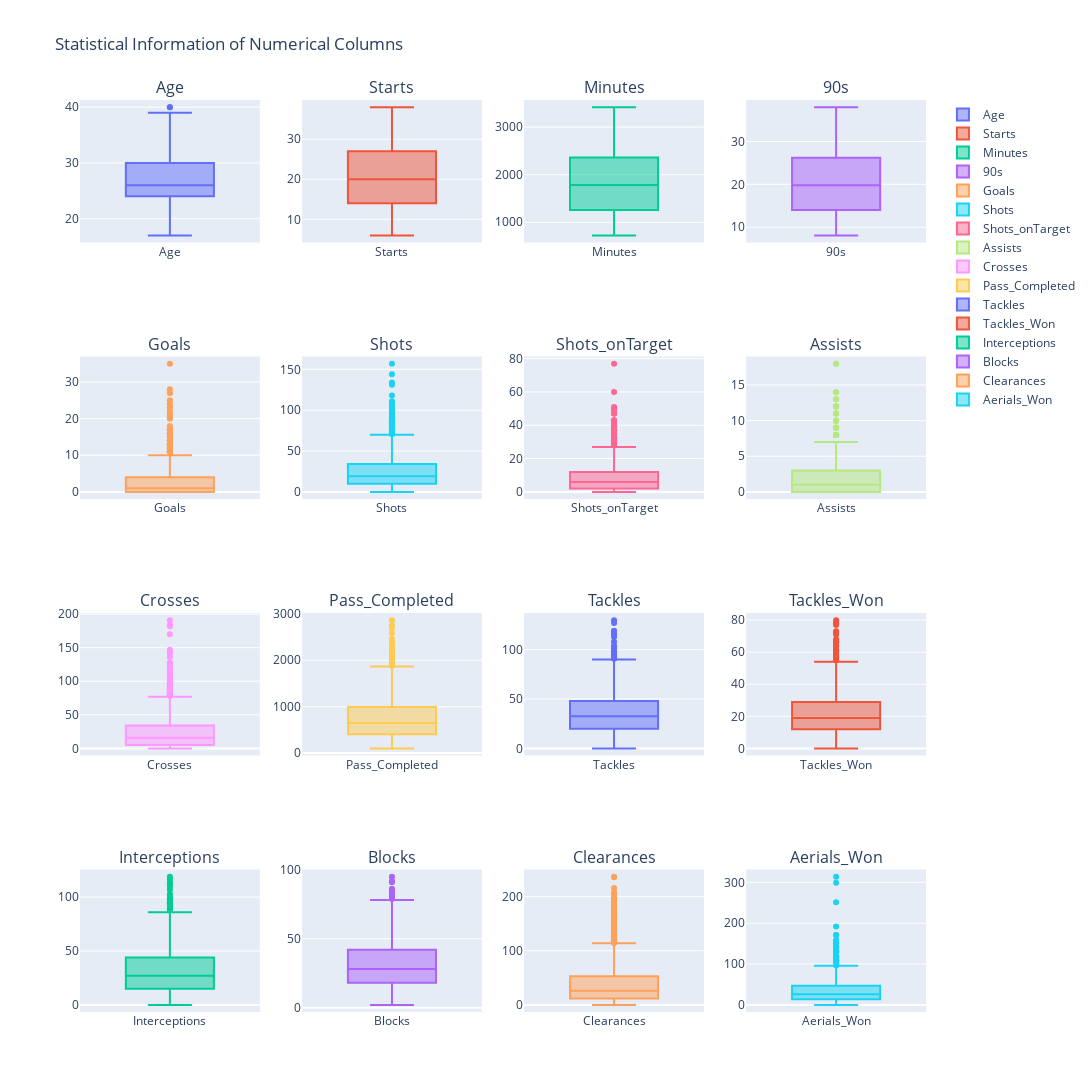

The notebook cell this image was saved under:
### Code cell
# Assuming 'players_df' is your DataFrame and 'numerical_col' contains your numerical columns
rows = 4  # Number of rows for subplots
cols = 4  # Number of columns for subplots

# Create a subplot figure
fig = make_subplots(rows=rows, cols=cols, subplot_titles=numerical_col)

# Loop through each numerical column and add a boxplot to the figure
for i, col in enumerate(numerical_col):
    row = i // cols + 1
    col_num = i % cols + 1
    fig.add_trace(go.Box(y=players_df[col], name=col), row=row, col=col_num)

# Update layout of the figure
fig.update_layout(height=1200, width=1200, title_text="Statistical Information of Numerical Columns")
fig.show()

### Figure 1 — Plotly figure (JSON) as saved in the notebook; plotly's stock layout.template omitted (floating-point values rounded to 4 significant figures; data arrays with more than 128 entries replaced by an {"elided": "..."} marker saying what was removed)
{"data": [{"name": "Age", "type": "box", "xaxis": "x", "y": {"elided": "1648 int values"}, "yaxis": "y"}, {"name": "Starts", "type": "box", "xaxis": "x2", "y": {"elided": "1648 int values"}, "yaxis": "y2"}, {"name": "Minutes", "type": "box", "xaxis": "x3", "y": {"elided": "1648 int values"}, "yaxis": "y3"}, {"name": "90s", "type": "box", "xaxis": "x4", "y": {"elided": "1648 float values"}, "yaxis": "y4"}, {"name": "Goals", "type": "box", "xaxis": "x5", "y": {"elided": "1648 int values"}, "yaxis": "y5"}, {"name": "Shots", "type": "box", "xaxis": "x6", "y": {"elided": "1648 int values"}, "yaxis": "y6"}, {"name": "Shots_onTarget", "type": "box", "xaxis": "x7", "y": {"elided": "1648 int values"}, "yaxis": "y7"}, {"name": "Assists", "type": "box", "xaxis": "x8", "y": {"elided": "1648 int values"}, "yaxis": "y8"}, {"name": "Crosses", "type": "box", "xaxis": "x9", "y": {"elided": "1648 int values"}, "yaxis": "y9"}, {"name": "Pass_Completed", "type": "box", "xaxis": "x10", "y": {"elided": "1648 int values"}, "yaxis": "y10"}, {"name": "Tackles", "type": "box", "xaxis": "x11", "y": {"elided": "1648 int values"}, "yaxis": "y11"}, {"name": "Tackles_Won", "type": "box", "xaxis": "x12", "y": {"elided": "1648 int values"}, "yaxis": "y12"}, {"name": "Interceptions", "type": "box", "xaxis": "x13", "y": {"elided": "1648 int values"}, "yaxis": "y13"}, {"name": "Blocks", "type": "box", "xaxis": "x14", "y": {"elided": "1648 int values"}, "yaxis": "y14"}, {"name": "Clearances", "type": "box", "xaxis": "x15", "y": {"elided": "1648 int values"}, "yaxis": "y15"}, {"name": "Aerials_Won", "type": "box", "xaxis": "x16", "y": {"elided": "1648 int values"}, "yaxis": "y16"}], "layout": {"annotations": [{"font": {"size": 16}, "showarrow": false, "text": "Age", "x": 0.1062, "xanchor": "center", "xref": "paper", "y": 1, "yanchor": "bottom", "yref": "paper"}, {"font": {"size": 16}, "showarrow": false, "text": "Starts", "x": 0.3688, "xanchor": "center", "xref": "paper", "y": 1, "yanchor": "bottom", "yref": "paper"}, {"font": {"size": 16}, "showarrow": false, "text": "Minutes", "x": 0.6313, "xanchor": "center", "xref": "paper", "y": 1, "yanchor": "bottom", "yref": "paper"}, {"font": {"size": 16}, "showarrow": false, "text": "90s", "x": 0.8938, "xanchor": "center", "xref": "paper", "y": 1, "yanchor": "bottom", "yref": "paper"}, {"font": {"size": 16}, "showarrow": false, "text": "Goals", "x": 0.1062, "xanchor": "center", "xref": "paper", "y": 0.7188, "yanchor": "bottom", "yref": "paper"}, {"font": {"size": 16}, "showarrow": false, "text": "Shots", "x": 0.3688, "xanchor": "center", "xref": "paper", "y": 0.7188, "yanchor": "bottom", "yref": "paper"}, {"font": {"size": 16}, "showarrow": false, "text": "Shots_onTarget", "x": 0.6313, "xanchor": "center", "xref": "paper", "y": 0.7188, "yanchor": "bottom", "yref": "paper"}, {"font": {"size": 16}, "showarrow": false, "text": "Assists", "x": 0.8938, "xanchor": "center", "xref": "paper", "y": 0.7188, "yanchor": "bottom", "yref": "paper"}, {"font": {"size": 16}, "showarrow": false, "text": "Crosses", "x": 0.1062, "xanchor": "center", "xref": "paper", "y": 0.4375, "yanchor": "bottom", "yref": "paper"}, {"font": {"size": 16}, "showarrow": false, "text": "Pass_Completed", "x": 0.3688, "xanchor": "center", "xref": "paper", "y": 0.4375, "yanchor": "bottom", "yref": "paper"}, {"font": {"size": 16}, "showarrow": false, "text": "Tackles", "x": 0.6313, "xanchor": "center", "xref": "paper", "y": 0.4375, "yanchor": "bottom", "yref": "paper"}, {"font": {"size": 16}, "showarrow": false, "text": "Tackles_Won", "x": 0.8938, "xanchor": "center", "xref": "paper", "y": 0.4375, "yanchor": "bottom", "yref": "paper"}, {"font": {"size": 16}, "showarrow": false, "text": "Interceptions", "x": 0.1062, "xanchor": "center", "xref": "paper", "y": 0.1562, "yanchor": "bottom", "yref": "paper"}, {"font": {"size": 16}, "showarrow": false, "text": "Blocks", "x": 0.3688, "xanchor": "center", "xref": "paper", "y": 0.1562, "yanchor": "bottom", "yref": "paper"}, {"font": {"size": 16}, "showarrow": false, "text": "Clearances", "x": 0.6313, "xanchor": "center", "xref": "paper", "y": 0.1562, "yanchor": "bottom", "yref": "paper"}, {"font": {"size": 16}, "showarrow": false, "text": "Aerials_Won", "x": 0.8938, "xanchor": "center", "xref": "paper", "y": 0.1562, "yanchor": "bottom", "yref": "paper"}], "height": 1200, "title": {"text": "Statistical Information of Numerical Columns"}, "width": 1200, "xaxis": {"anchor": "y", "domain": [0, 0.2125]}, "xaxis10": {"anchor": "y10", "domain": [0.2625, 0.475]}, "xaxis11": {"anchor": "y11", "domain": [0.525, 0.7375]}, "xaxis12": {"anchor": "y12", "domain": [0.7875, 1]}, "xaxis13": {"anchor": "y13", "domain": [0, 0.2125]}, "xaxis14": {"anchor": "y14", "domain": [0.2625, 0.475]}, "xaxis15": {"anchor": "y15", "domain": [0.525, 0.7375]}, "xaxis16": {"anchor": "y16", "domain": [0.7875, 1]}, "xaxis2": {"anchor": "y2", "domain": [0.2625, 0.475]}, "xaxis3": {"anchor": "y3", "domain": [0.525, 0.7375]}, "xaxis4": {"anchor": "y4", "domain": [0.7875, 1]}, "xaxis5": {"anchor": "y5", "domain": [0, 0.2125]}, "xaxis6": {"anchor": "y6", "domain": [0.2625, 0.475]}, "xaxis7": {"anchor": "y7", "domain": [0.525, 0.7375]}, "xaxis8": {"anchor": "y8", "domain": [0.7875, 1]}, "xaxis9": {"anchor": "y9", "domain": [0, 0.2125]}, "yaxis": {"anchor": "x", "domain": [0.8438, 1]}, "yaxis10": {"anchor": "x10", "domain": [0.2812, 0.4375]}, "yaxis11": {"anchor": "x11", "domain": [0.2812, 0.4375]}, "yaxis12": {"anchor": "x12", "domain": [0.2812, 0.4375]}, "yaxis13": {"anchor": "x13", "domain": [0, 0.1562]}, "yaxis14": {"anchor": "x14", "domain": [0, 0.1562]}, "yaxis15": {"anchor": "x15", "domain": [0, 0.1562]}, "yaxis16": {"anchor": "x16", "domain": [0, 0.1562]}, "yaxis2": {"anchor": "x2", "domain": [0.8438, 1]}, "yaxis3": {"anchor": "x3", "domain": [0.8438, 1]}, "yaxis4": {"anchor": "x4", "domain": [0.8438, 1]}, "yaxis5": {"anchor": "x5", "domain": [0.5625, 0.7188]}, "yaxis6": {"anchor": "x6", "domain": [0.5625, 0.7188]}, "yaxis7": {"anchor": "x7", "domain": [0.5625, 0.7188]}, "yaxis8": {"anchor": "x8", "domain": [0.5625, 0.7188]}, "yaxis9": {"anchor": "x9", "domain": [0.2812, 0.4375]}}}
